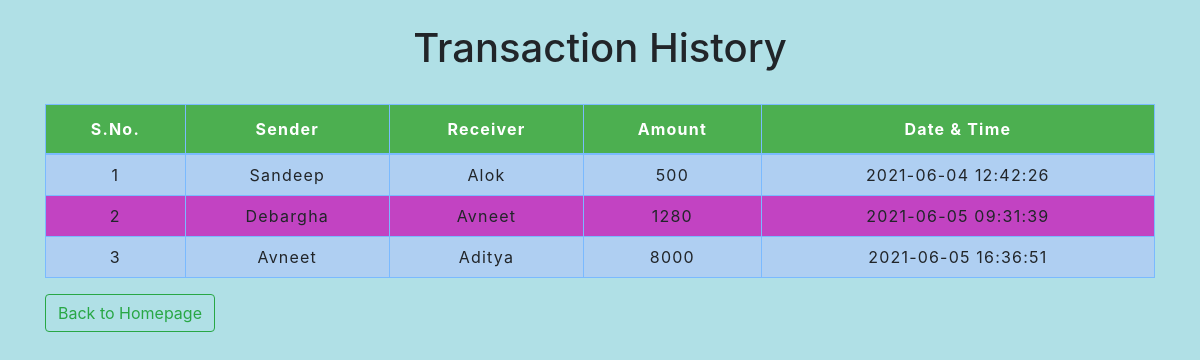
The page /transhistory.php on the database its author committed.
### tables this page shows
CREATE TABLE `transaction` (
  `sno` int(3) NOT NULL,
  `sender` text NOT NULL,
  `receiver` text NOT NULL,
  `balance` int(8) NOT NULL,
  `datetime` datetime NOT NULL DEFAULT current_timestamp()
);

### transhistory.php (the view, shortened to what this page needs)
<!DOCTYPE html>
<html lang="en">
<head>
    <link rel="stylesheet" href="https://stackpath.bootstrapcdn.com/bootstrap/4.5.2/css/bootstrap.min.css">
    <link rel="stylesheet" type="text/css" href="css/index.css">
    <link rel="stylesheet" type="text/css" href="css/table.css">
</head>
<body style="background-color:powderblue;">
	<div class="container">
        <h2 class="text-center pt-4">Transaction History</h2>
       <br>
       <div class="table-responsive-sm">
    <table class="table table-hover table-striped table-primary table-condensed table-bordered">
        <thead>
            <tr>
                <th class="text-center">S.No.</th>
                <th class="text-center">Sender</th>
                <th class="text-center">Receiver</th>
                <th class="text-center">Amount</th>
                <th class="text-center">Date & Time</th>
            </tr>
        </thead>
        <tbody>
        <?php
            include 'config.php';
            $sql ="select * from transaction";
            $query =mysqli_query($conn, $sql);
            while($rows = mysqli_fetch_assoc($query))
            {
        ?>
            <tr>
            <td class="py-2"><?php echo $rows['sno']; ?></td>
            <td class="py-2"><?php echo $rows['sender']; ?></td>
            <td class="py-2"><?php echo $rows['receiver']; ?></td>
            <td class="py-2"><?php echo $rows['balance']; ?> </td>
            <td class="py-2"><?php echo $rows['datetime']; ?> </td>
        <?php
            }
        ?>
        </tbody>
    </table>
    </div>
    <a href="index.php"><button type="button" class="btn btn-outline-success">Back to Homepage</button>
    </a>
</div>
</body>
</html>

### css/index.css (style rules this page uses)
* { padding: 0; margin: 0; box-sizing: border-box; }

### css/table.css (style rules this page uses)
h2 { font-size: 40px; }
table { letter-spacing: 1.2px; }
th { background-color: #4CAF50; color: white; }
tr:nth-child(even) { background-color:rgb(194, 67, 194); }
td { text-align: center; }
button { border:none; background: #36c029; transition: 1s; }

### rows shown on the page
transaction: sno "1", sender "Sandeep", receiver "Alok", balance "500", datetime "2021-06-04 12:42:26"
transaction: sno "2", sender "Debargha", receiver "Avneet", balance "1280", datetime "2021-06-05 09:31:39"
transaction: sno "3", sender "Avneet", receiver "Aditya", balance "8000", datetime "2021-06-05 16:36:51"
